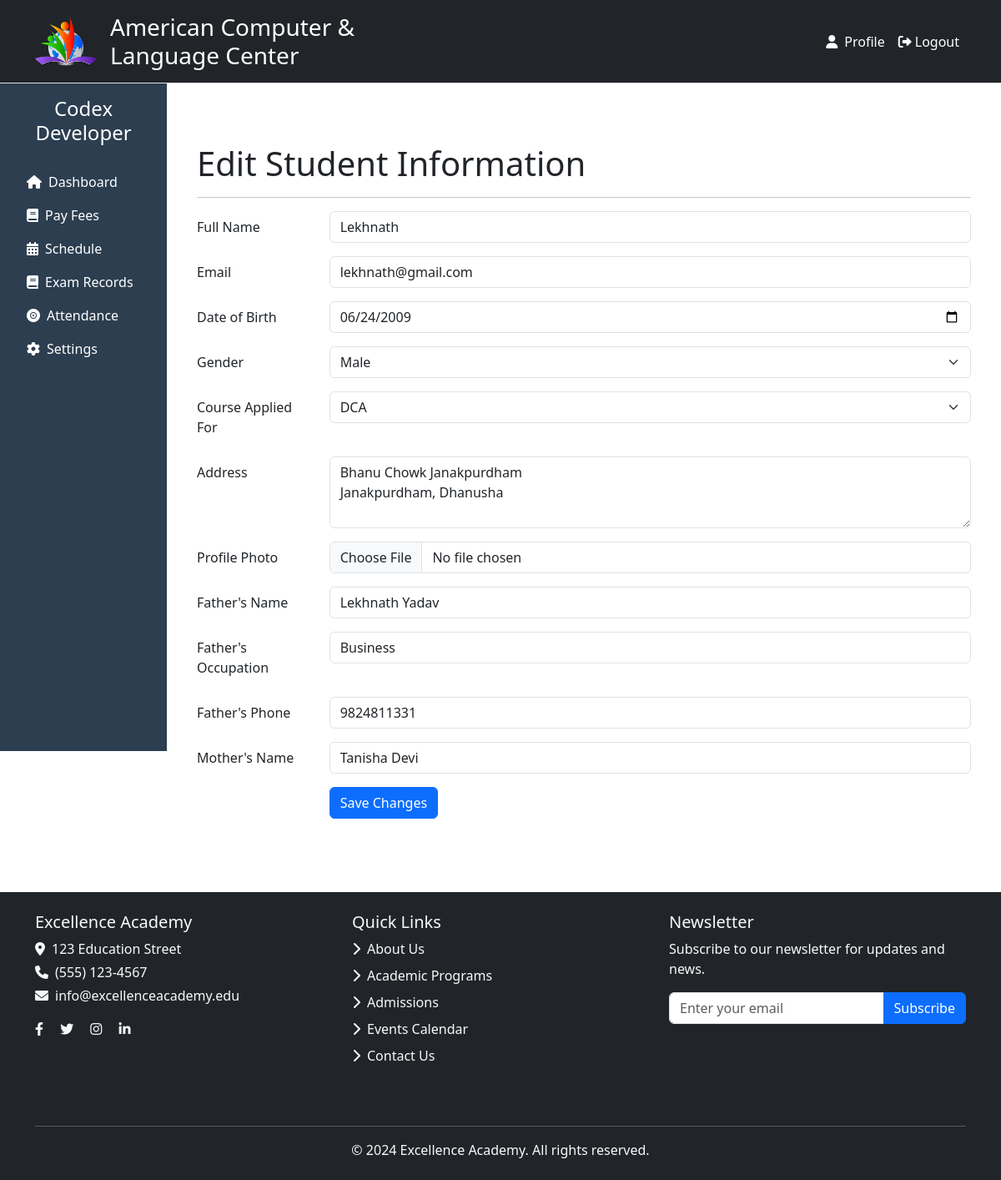
Page /edit_student/1/ (signed in) on the committed database.
### userapp/models.py (models this page shows, shortened)
class Student(models.Model):
    user = models.ForeignKey(CustomUser, on_delete=models.CASCADE)
    student_id = models.CharField(max_length=10, unique=True)
    role_number = models.CharField(max_length=10, unique=True, editable=False)
    created_by = models.ForeignKey(CustomUser, on_delete=models.SET_NULL, null=True, blank=True, related_name='created_students')
    profile_photo = models.ImageField(upload_to='students/', default='students/default-avatar.jpg', null=True)
    name = models.CharField(max_length=100)  # Full name can be stored as one field or use first_name, last_name
    email = models.EmailField()
    gender = models.CharField(max_length=10, choices=GENDER_CHOICES)
    course = models.ForeignKey('Course', on_delete=models.CASCADE)
    address = models.TextField()
    dob = models.DateField()
    father_name = models.CharField(max_length=255, blank=True, null=True)
    father_occupation = models.CharField(max_length=255, blank=True, null=True)
    father_phone = models.CharField(max_length=20, blank=True, null=True)
    mother_name = models.CharField(max_length=255, blank=True, null=True)

class Course(models.Model):
    name = models.CharField(max_length=255)
    description = models.TextField()
    duration = models.IntegerField(help_text="Duration of the course in hours or weeks")
    prerequisites = models.TextField(blank=True, null=True, help_text="Any prerequisite knowledge or courses required for this course")
    status = models.CharField(
        max_length=50,
        choices=[('Active', 'Active'), ('Completed', 'Completed'), ('Cancelled', 'Cancelled')],
        default='Active'
    )
    start_date = models.DateField(help_text="Course start date", null=True, blank=True)
    end_date = models.DateField(help_text="Course end date", null=True, blank=True)
    teachers = models.ManyToManyField('Teacher', related_name='courses', blank=True)
    students = models.ManyToManyField('Student', related_name='courses', blank=True)
    class Meta:
        verbose_name = 'Course'
        verbose_name_plural = 'Courses'
        ordering = ['name']

### userapp/views.py (the view, shortened to what this page needs)
# urls.py: path('edit_student/<int:student_id>/', views.edit_student, name='edit_student'),
@login_required(login_url='/login/')
def edit_student(request, student_id):
    student = get_object_or_404(Student, id=student_id)
    courses = Course.objects.all()
    return render(request, 'accounts/edit_student.html', {
        'courses': courses,
        'student': student
    })

### userapp/templates/accounts/edit_student.html (shortened to what this page needs)
{% extends "user/base.html" %}
{% block content %}
<div class="container mt-5">
    <h1>Edit Student Information</h1>
    <hr>
    <form method="POST" enctype="multipart/form-data" action="{% url 'edit_student' student.id %}">
        <div class="row mb-3">
            <label for="name" class="col-sm-2 col-form-label">Full Name</label>
            <div class="col-sm-10">
                <input type="text" id="name" name="name" class="form-control" placeholder="Enter full name" value="{{ student.name }}" required>
            </div>
        </div>
        <div class="row mb-3">
            <label for="email" class="col-sm-2 col-form-label">Email</label>
            <div class="col-sm-10">
                <input type="email" id="email" name="email" class="form-control" placeholder="Enter email address" value="{{ student.email }}" required>
            </div>
        </div>
        <div class="row mb-3">
            <label for="dob" class="col-sm-2 col-form-label">Date of Birth</label>
            <div class="col-sm-10">
                <input type="date" id="dob" name="dob" class="form-control" value="{{ student.dob|date:'Y-m-d' }}" required>
            </div>
        </div>
        <div class="row mb-3">
            <label for="gender" class="col-sm-2 col-form-label">Gender</label>
            <div class="col-sm-10">
                <select id="gender" name="gender" class="form-select" required>
                    <option value="male" {% if student.gender == 'male' %}selected{% endif %}>Male</option>
                </select>
            </div>
        </div>
        <div class="row mb-3">
            <label for="course" class="col-sm-2 col-form-label">Course Applied For</label>
            <div class="col-sm-10">
                <select id="course" name="course" class="form-select" required>
                    {% for course in courses %}
                        <option value="{{ course.id }}" {% if course.id == student.course.id %}selected{% endif %}>{{ course.name }}</option>
                    {% endfor %}
                </select>
            </div>
        </div>
        <div class="row mb-3">
            <label for="address" class="col-sm-2 col-form-label">Address</label>
            <div class="col-sm-10">
                <textarea id="address" name="address" class="form-control" rows="3" placeholder="Enter your address" required>{{ student.address }}</textarea>
            </div>
        </div>
        <div class="row mb-3">
            <label for="profile_photo" class="col-sm-2 col-form-label">Profile Photo</label>
            <div class="col-sm-10">
                <input type="file" id="profile_photo" name="profile_photo" accept="image/*" class="form-control">
            </div>
        </div>
        <div class="row mb-3">
            <label for="father_name" class="col-sm-2 col-form-label">Father's Name</label>
            <div class="col-sm-10">
                <input type="text" id="father_name" name="father_name" class="form-control" placeholder="Enter father's name" value="{{ student.father_name }}" required>
            </div>
        </div>
        <div class="row mb-3">
            <label for="father_occupation" class="col-sm-2 col-form-label">Father's Occupation</label>
            <div class="col-sm-10">
                <input type="text" id="father_occupation" name="father_occupation" class="form-control" placeholder="Enter father's occupation" value="{{ student.father_occupation }}" required>
            </div>
        </div>
        <div class="row mb-3">
            <label for="father_phone" class="col-sm-2 col-form-label">Father's Phone</label>
            <div class="col-sm-10">
                <input type="tel" id="father_phone" name="father_phone" class="form-control" placeholder="Enter father's phone number" value="{{ student.father_phone }}" required>
            </div>
        </div>
        <div class="row mb-3">
            <label for="mother_name" class="col-sm-2 col-form-label">Mother's Name</label>
            <div class="col-sm-10">
                <input type="text" id="mother_name" name="mother_name" class="form-control" placeholder="Enter mother's name" value="{{ student.mother_name }}" required>
            </div>
        </div>
        <div class="row mb-3">
            <div class="col-sm-10 offset-sm-2">
                <button type="submit" class="btn btn-primary">Save Changes</button>
            </div>
        </div>
    </form>
</div>
{% endblock content %}

### rows in the picture
Student: name "Lekhnath", email "lekhnath@gmail.com", dob "06/24/2009", gender "Male", course "DCA", address "Bhanu Chowk Janakpurdham Janakpurdham, Dhanusha", father_name "Lekhnath Yadav", father_occupation "Business", father_phone "9824811331", mother_name "Tanisha Devi"
